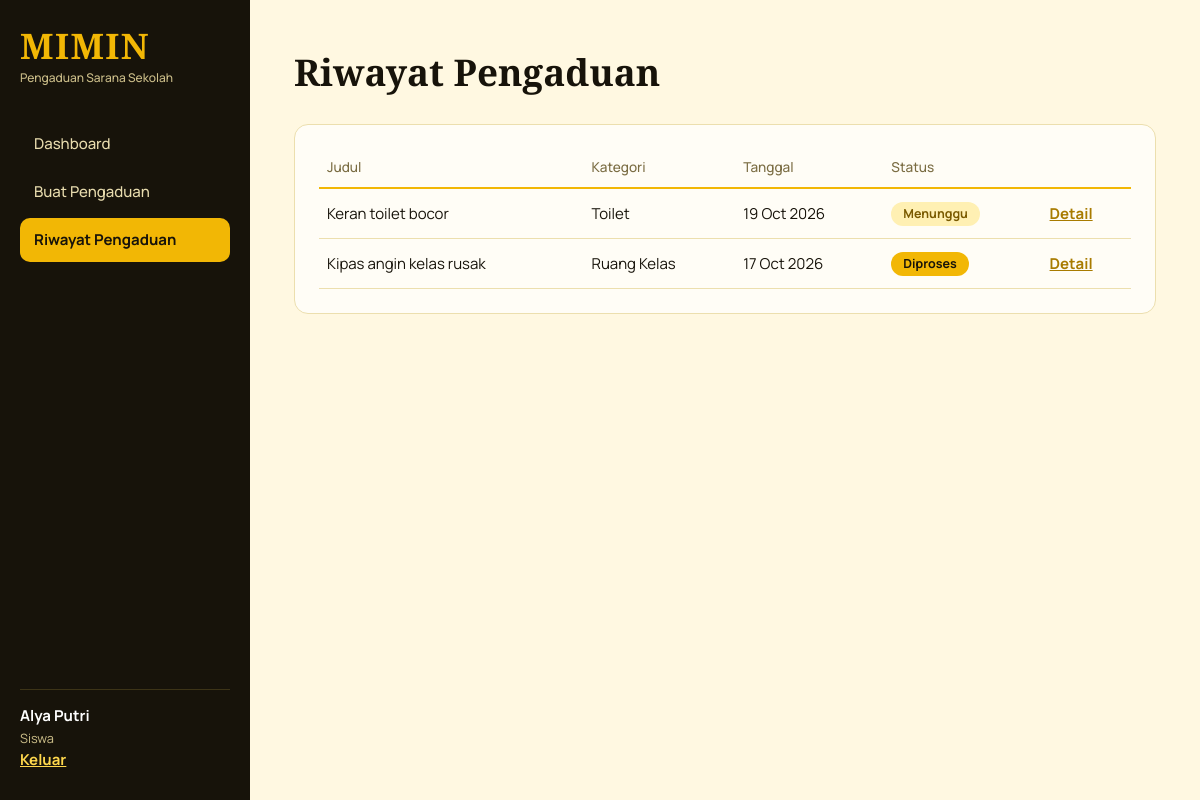
The app's page /siswa/riwayat.php (signed in) with its own data.
### tables this page shows
CREATE TABLE pengaduan(
 id INT AUTO_INCREMENT PRIMARY KEY, user_id INT NOT NULL, kategori_id INT NOT NULL,
 judul VARCHAR(150) NOT NULL, lokasi VARCHAR(100) NOT NULL, deskripsi TEXT NOT NULL, foto VARCHAR(255) NULL,
 status ENUM('Menunggu','Diproses','Selesai','Ditolak') NOT NULL DEFAULT 'Menunggu',
 tanggal DATETIME NOT NULL DEFAULT CURRENT_TIMESTAMP,
 FOREIGN KEY(user_id) REFERENCES users(id) ON DELETE CASCADE,
 FOREIGN KEY(kategori_id) REFERENCES kategori(id)
);

CREATE TABLE kategori(id INT AUTO_INCREMENT PRIMARY KEY, nama VARCHAR(80) NOT NULL);

### config/koneksi.php (called while the page is built, shortened)
<?php
$root = rtrim(str_replace('\\', '/', realpath($_SERVER['DOCUMENT_ROOT'])), '/');
$base = str_replace($root, '', str_replace('\\', '/', dirname(__DIR__)));

### siswa/riwayat.php (the view)
<?php
require __DIR__.'/../config/koneksi.php'; require __DIR__.'/../includes/layout.php'; need('siswa');
$l = $pdo->prepare('SELECT p.*,k.nama kategori FROM pengaduan p JOIN kategori k ON k.id=p.kategori_id WHERE user_id=? ORDER BY tanggal DESC'); $l->execute([$_SESSION['u']['id']]);
head('Riwayat Pengaduan'); echo '<div class="card"><table><tr><th>Judul</th><th>Kategori</th><th>Tanggal</th><th>Status</th><th></th></tr>'; $n = 0;
foreach ($l as $r) { $n++; echo '<tr><td>'.e($r['judul']).'</td><td>'.e($r['kategori']).'</td><td>'.date('d M Y', strtotime($r['tanggal'])).'</td><td>'.badge($r['status']).'</td><td><a href="detail.php?id='.$r['id'].'">Detail</a></td></tr>'; }
echo '</table>'; if (!$n) echo '<p class="empty">Belum ada pengaduan.</p>'; echo '</div>'; foot();

### includes/layout.php (shortened to what this page needs)
<?php
function e($s){ return htmlspecialchars((string)$s, ENT_QUOTES, 'UTF-8'); }
function badge($s){ return '<span class="b b-'.strtolower($s).'">'.e($s).'</span>'; }
function head($t){
  global $base; $u = $_SESSION['u']; $r = $u['role']; $cur = basename($_SERVER['PHP_SELF']);
  $nav = $r == 'admin' ? ['dashboard.php'=>'Semua Pengaduan'] : ['dashboard.php'=>'Dashboard','buat.php'=>'Buat Pengaduan','riwayat.php'=>'Riwayat Pengaduan'];
  echo '<!doctype html><html lang="id"><head><meta charset="utf-8"><meta name="viewport" content="width=device-width,initial-scale=1"><title>'.e($t).' | MIMIN</title><link rel="stylesheet" href="'.$base.'/assets/style.css"></head><body class="app"><aside><div class="logo">MIMIN<small>Pengaduan Sarana Sekolah</small></div><nav>';
  foreach ($nav as $f => $l) echo '<a href="'.$base.'/'.$r.'/'.$f.'"'.($cur == $f ? ' class="on"' : '').'>'.$l.'</a>';
  echo '</nav><div class="me">'.e($u['nama']).'<span>'.ucfirst($r).'</span><a href="'.$base.'/logout.php">Keluar</a></div></aside><main><h1>'.e($t).'</h1>';
}
function foot(){ echo '</main></body></html>'; }

### assets/style.css (style rules this page uses)
:root { --ink:#17130a;--ink2:#2a2312;--gold:#f2b705;--gold2:#ffd84d;--cream:#fff8e1;--paper:#fffdf6;--line:#ecdfae;--mute:#7a6c42 }
* { box-sizing:border-box }
body { margin:0;font:15px/1.6 Manrope,system-ui,sans-serif;color:var(--ink);background:var(--cream) }
h1,h2,.logo { font-family:'Cormorant Garamond',Georgia,serif }
h1 { font-size:2.3rem;margin:.2em 0 .6em }
a { color:#a87b00;font-weight:700 }
.app { display:grid;grid-template-columns:250px 1fr;min-height:100vh }
aside { background:var(--ink);color:#fff;padding:28px 20px;display:flex;flex-direction:column;position:sticky;top:0;height:100vh }
.logo { font-size:2.2rem;font-weight:700;color:var(--gold);letter-spacing:.04em;line-height:1 }
.logo small { display:block;font:500 .75rem Manrope;color:#cdbf8a;letter-spacing:0;margin-top:6px }
nav { margin-top:36px;flex:1 }
nav a { display:block;color:#e8dcae;text-decoration:none;padding:10px 14px;border-radius:10px;margin-bottom:4px;font-weight:500 }
nav a.on { background:var(--gold);color:var(--ink);font-weight:700 }
.me { border-top:1px solid #3d3417;padding-top:14px;font-weight:700 }
.me span { display:block;font-weight:400;color:#cdbf8a;font-size:.8rem }
.me a { color:var(--gold2) }
main { padding:36px 44px;max-width:1100px;width:100% }
.card { background:var(--paper);border:1px solid var(--line);border-radius:14px;padding:24px;margin-bottom:22px }
table { width:100%;border-collapse:collapse }
th { text-align:left;color:var(--mute);font-weight:500;font-size:.85rem;border-bottom:2px solid var(--gold);padding:8px }
td { padding:12px 8px;border-bottom:1px solid var(--line) }
.b { display:inline-block;padding:2px 12px;border-radius:99px;font-size:.78rem;font-weight:700 }
.b-menunggu { background:#fff0b3;color:#7a5a00 }
.b-diproses { background:var(--gold);color:var(--ink) }

### records on screen
pengaduan: judul "Keran toilet bocor", kategori.nama "Toilet", tanggal "19 Oct 2026", status "Menunggu"
pengaduan: judul "Kipas angin kelas rusak", kategori.nama "Ruang Kelas", tanggal "17 Oct 2026", status "Diproses"

### other values on screen
$l "Dashboard"
$l "Buat Pengaduan"
$l "Riwayat Pengaduan"
$u['nama'] "Alya Putri"
$r "Siswa"
$t "Riwayat Pengaduan"
